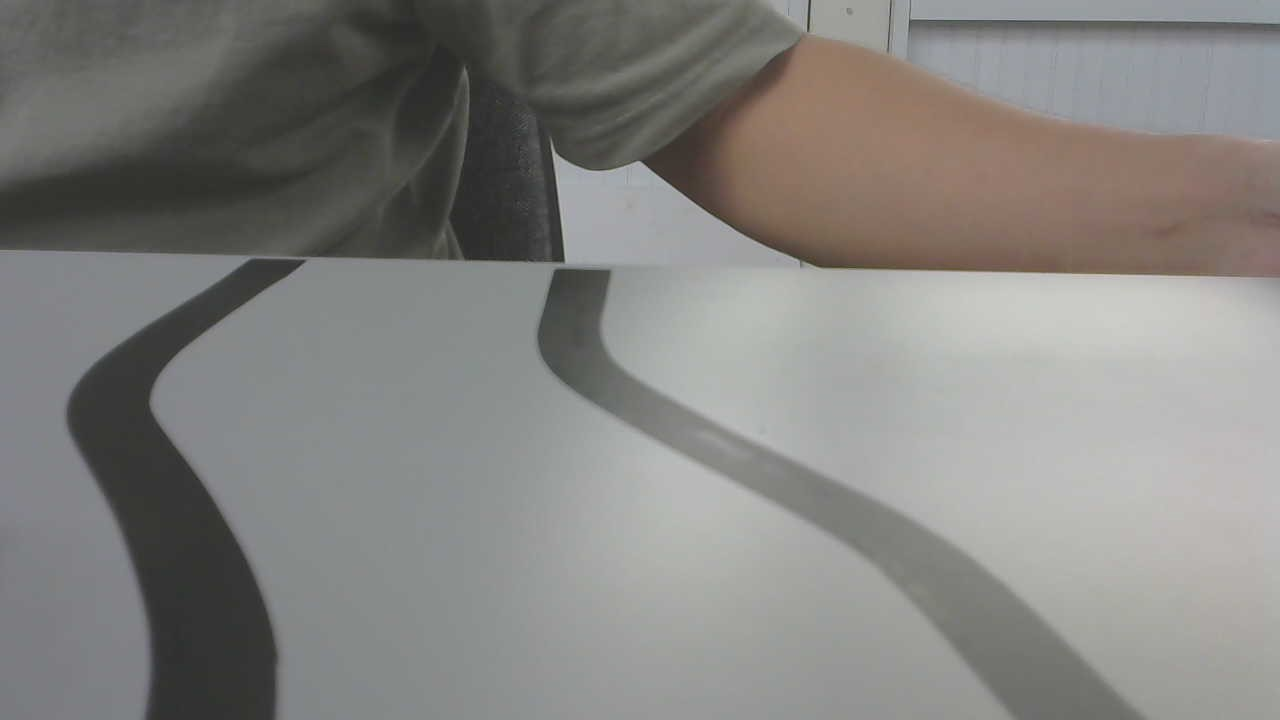
#> input picture media/road_2.jpg, 1280 x 720 px
$ python main.py
#> lines starting #> are read from the running program, lines starting #| are printed output that depends on the picture; after the words box and inside, x2 and y2 are one past the last pixel; in counts of white or black regions, pixels touching at a corner belong together
### road-detection/PerspectiveTransformation.py
import cv2
import numpy as np


class PerspectiveTransformation:
    """ This a class for transforming image between front view and top view

    Attributes:
        src (np.array): Coordinates of 4 source points
        dst (np.array): Coordinates of 4 destination points
        M (np.array): Matrix to transform image from front view to top view
        M_inv (np.array): Matrix to transform image from top view to front view
    """

    def __init__(self, srcRegion, dstRegion):
        """Init PerspectiveTransformation."""
        self.src = srcRegion
        self.dst = dstRegion
        self.M = cv2.getPerspectiveTransform(self.src, self.dst)
        self.M_inv = cv2.getPerspectiveTransform(self.dst, self.src)

    def forward(self, img, img_size=(1280, 720), flags=cv2.INTER_LINEAR):
        """ Take a front view image and transform to top view

        Parameters:
            img (np.array): A front view image
            img_size (tuple): Size of the image (width, height)
            flags : flag to use in cv2.warpPerspective()

        Returns:
            Image (np.array): Top view image
        """
        return cv2.warpPerspective(img, self.M, img_size, flags=flags)

    def backward(self, img, img_size=(1280, 720), flags=cv2.INTER_LINEAR):
        """ Take a top view image and transform it to front view

        Parameters:
            img (np.array): A top view image
            img_size (tuple): Size of the image (width, height)
            flags (int): flag to use in cv2.warpPerspective()

        Returns:
            Image (np.array): Front view image
        """
        return cv2.warpPerspective(img, self.M_inv, img_size, flags=flags)

### road-detection/main.py
import cv2 as cv
import numpy as np
from PerspectiveTransformation import *
srcRegion = np.float32([(120, 300),     # top-left
                        (20, 700),     # bottom-left
                        (1260, 700),    # bottom-right
                        (1160, 300)])    # top-right
dstRegion = np.float32([(0, 0),
                        (0, 720),
                        (1260, 720),
                        (1260, 0)])
transform = PerspectiveTransformation(srcRegion, dstRegion)


def ResizeWithAspectRatio(image, width=None, height=None, inter=cv.INTER_AREA):
    dim = None
    (h, w) = image.shape[:2]

    if width is None and height is None:
        return image
    if width is None:
        r = height / float(h)
        dim = (int(w * r), height)
    else:
        r = width / float(w)
        dim = (width, int(h * r))

    return cv.resize(image, dim, interpolation=inter)


def showWindows(image, name, x, y, width=None):
    scale_image = ResizeWithAspectRatio(image, width=width)
    cv.imshow(name, scale_image)
    cv.moveWindow(name, x, y)


# Read Image
img = cv.imread("../media/road_2.jpg")
#> img is the input picture: shape (720, 1280, 3); mean B, G, R 127.6, 130.5, 131.6
rep = img.copy()
cv.circle(rep, (120, 300), radius=5, color=(0, 255, 0), thickness=5)
#> rep: shape (720, 1280, 3); 0.02% of pixels changed, all inside (x1, y1, x2, y2) = (112, 292, 129, 309)
cv.circle(rep, (20, 700), radius=5, color=(0, 255, 0), thickness=5)
#> rep: shape (720, 1280, 3); mean B, G, R 127.5, 130.5, 131.5
cv.circle(rep, (1260, 700), radius=5, color=(0, 255, 0), thickness=5)
#> rep: shape (720, 1280, 3); mean B, G, R 127.5, 130.6, 131.5
cv.circle(rep, (1160, 300), radius=5, color=(0, 255, 0), thickness=5)
#> rep: shape (720, 1280, 3); mean B, G, R 127.4, 130.6, 131.5
showWindows(rep, "source", 20, 20, 800)
print(img.shape)
#| (720, 1280, 3)
img = transform.forward(img)
#> in forward, `return cv2.warpPerspective(img, self.M, img_size, flags=flags)`:
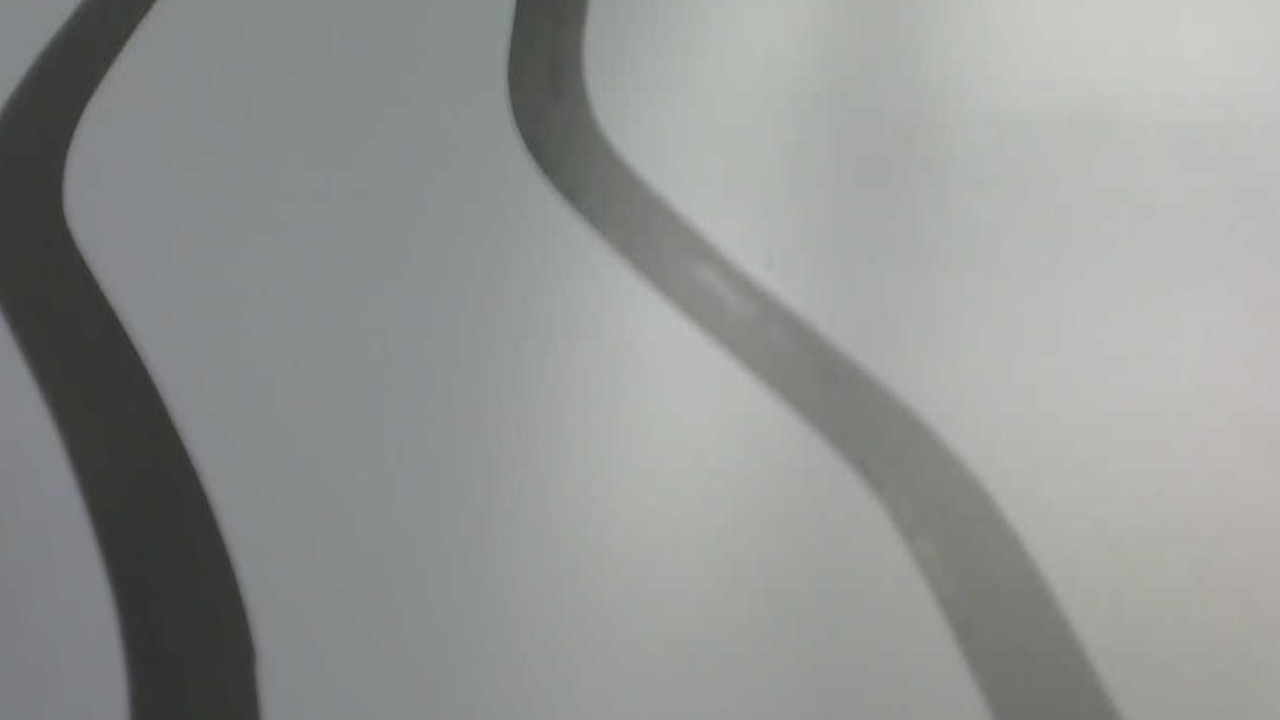
#> returned value: shape (720, 1280, 3); mean of channels 0, 1, 2 147.2, 148.9, 147.1; drawn as B, G, R
showWindows(img, "forward", 820, 20, 800)

# Convert to binary
gray = cv.cvtColor(img, cv.COLOR_BGR2GRAY)
# showWindows(gray, "gray", 820, 20, 800)

# Apply canny
edges = cv.Canny(gray, 75, 80)
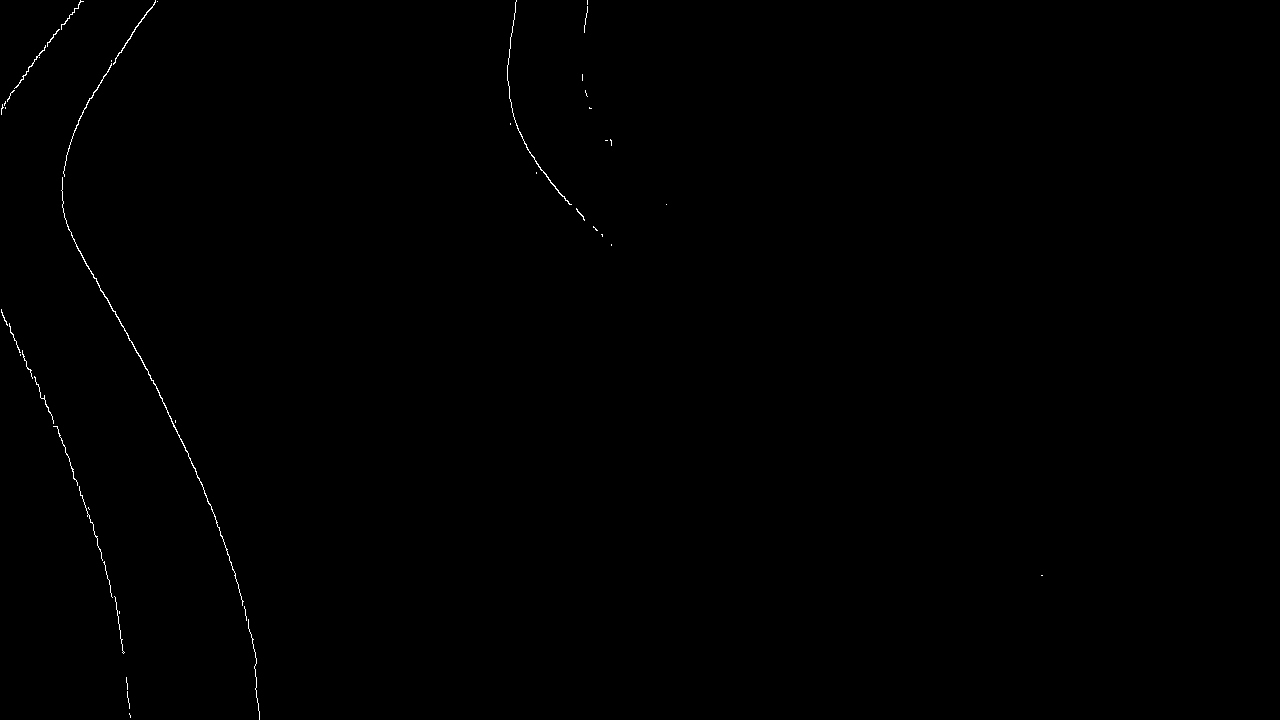
#> edges: shape (720, 1280); 0.21% white in thin lines or dots, all inside (x1, y1, x2, y2) = (1, 0, 1043, 720)
lines = cv.HoughLinesP(edges, 1, np.pi/360, 20, maxLineGap=30)
#> lines = 34 rows, first 6: [76, 246, 153, 380], [57, 426, 104, 561], [155, 384, 215, 516], [86, 104, 146, 12], [2, 106, 61, 24], [62, 188, 67, 226]
# print(lines)
for line in lines:
    x1, y1, x2, y2 = line[0]
    cv.line(img, (x1, y1), (x2, y2), (0, 255, 0), 3)
#> this loop made 34 passes
#> (x1, y1, x2, y2) on passes 1 to 12: (76, 246, 153, 380), (57, 426, 104, 561), (155, 384, 215, 516), (86, 104, 146, 12), (2, 106, 61, 24), (62, 188, 67, 226), (507, 76, 516, 0), (227, 549, 248, 619), (118, 616, 130, 715), (529, 152, 565, 200), (1, 311, 56, 426), (251, 634, 259, 719)
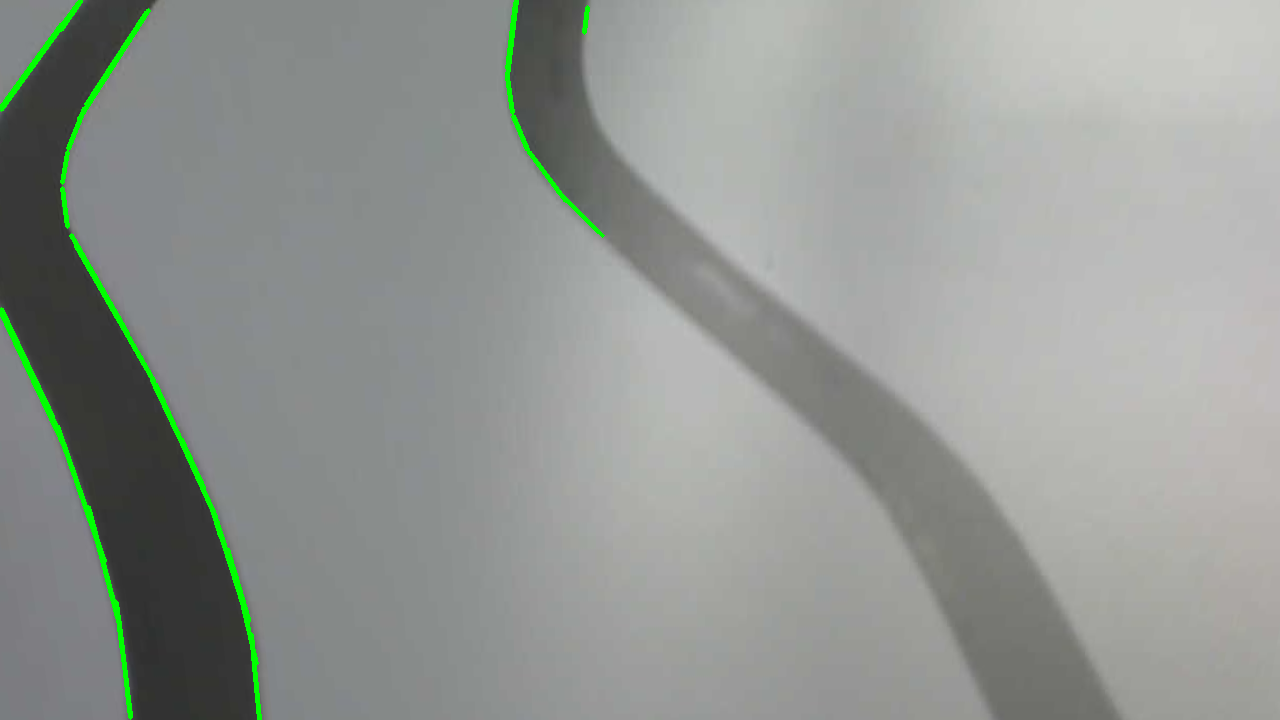
#> img: shape (720, 1280, 3); 0.99% of pixels changed, all inside (x1, y1, x2, y2) = (0, 0, 605, 720)

showWindows(edges, "canny", 20, 500, 800)
img = transform.backward(img)
#> in backward, `return cv2.warpPerspective(img, self.M_inv, img_size, flags=flags)`:
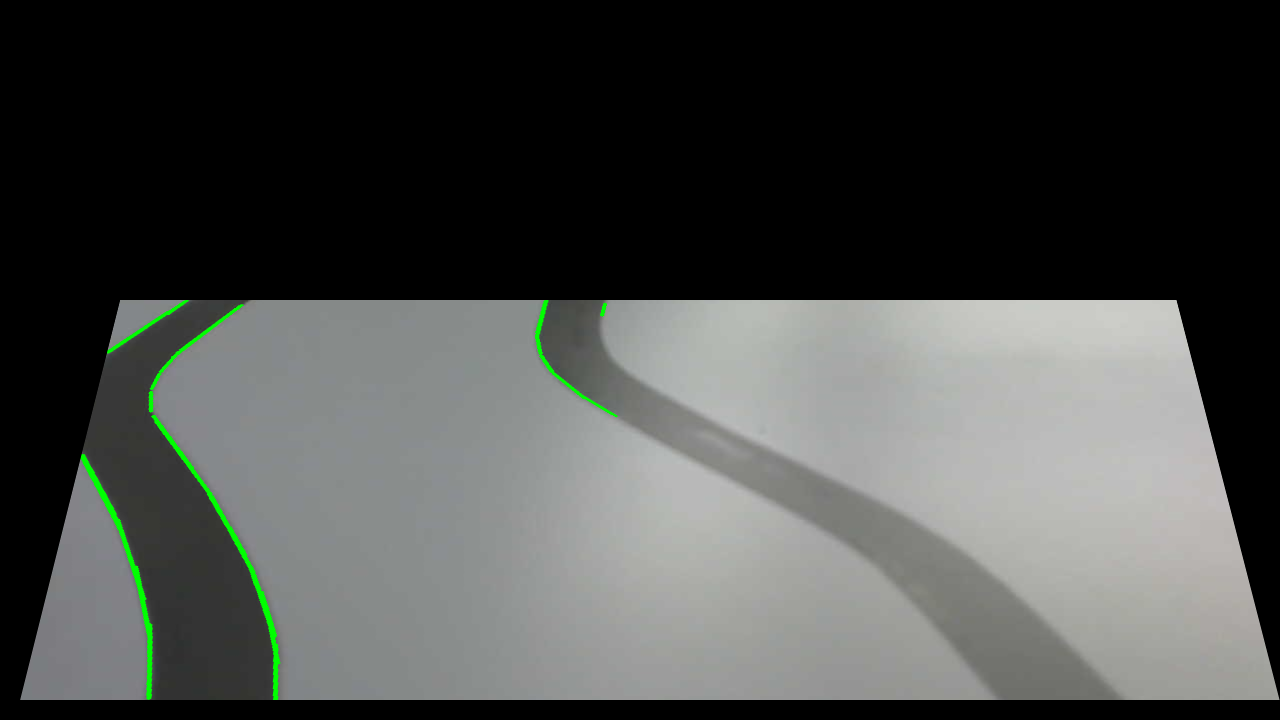
#> returned value: shape (720, 1280, 3); mean of channels 0, 1, 2 73, 75.1, 73; drawn as B, G, R
showWindows(img, "houghLines", 820, 500, 800)
while True:
    key = cv.waitKey(25)
#> (key Esc is pressed here)
    if key == 27:
        break

$ run again, with media/road.jpg copied over media/road_2.jpg
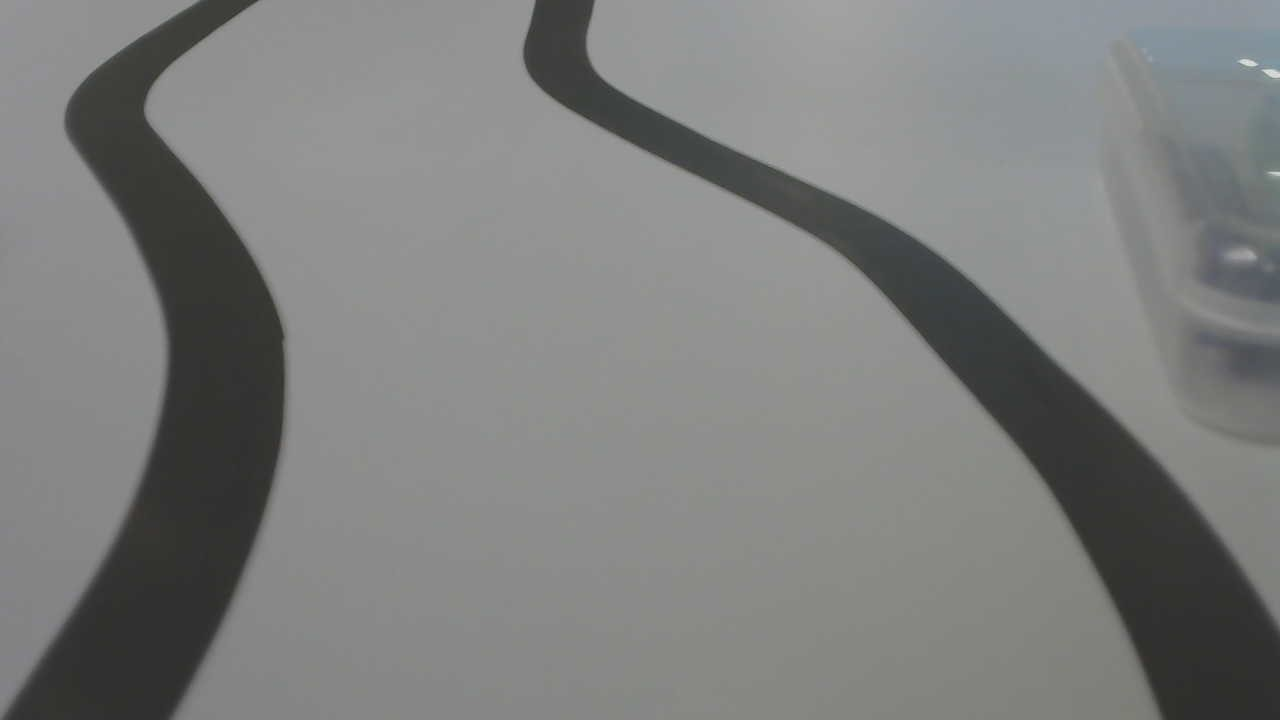
#> input picture media/road.jpg, 1280 x 720 px
#> img is the input picture: shape (720, 1280, 3); mean B, G, R 125, 126, 125
#| (720, 1280, 3)
#> `edges = cv.Canny(gray, 75, 80)`:
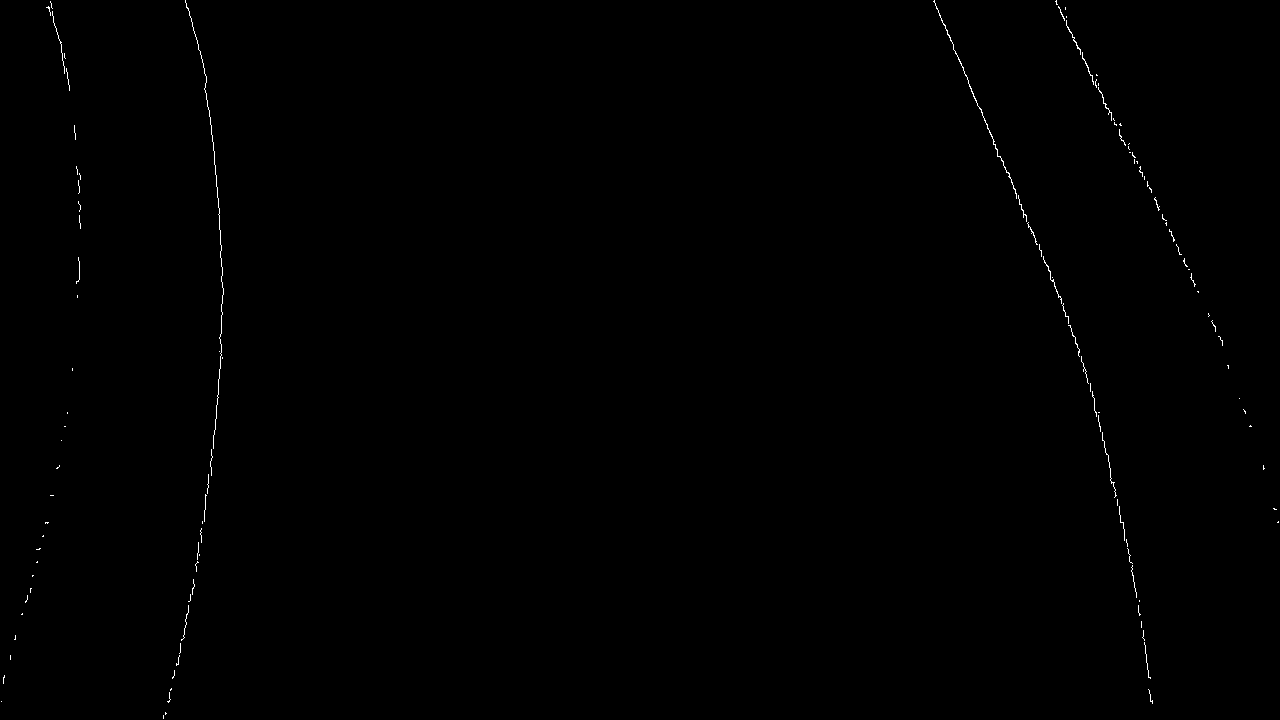
#> edges: shape (720, 1280); 0.25% white in thin lines or dots
#> lines = 38 rows, first 6: [963, 67, 1075, 338], [1173, 241, 1222, 343], [1066, 25, 1171, 232], [934, 0, 998, 156], [216, 175, 223, 293], [192, 594, 218, 393]
#> the loop `for line in lines:` made 38 passes
#> in backward, `return cv2.warpPerspective(img, self.M_inv, img_size, flags=flags)`:
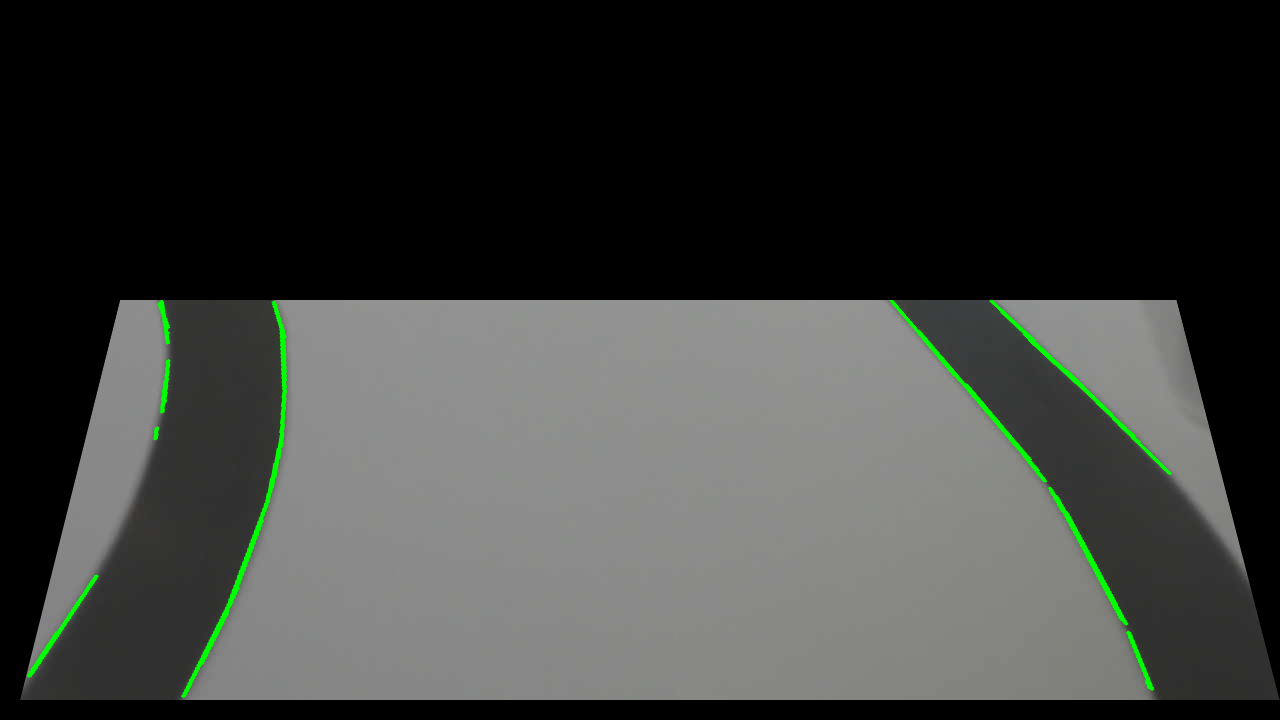
#> returned value: shape (720, 1280, 3); mean of channels 0, 1, 2 58.4, 61.1, 59.1; drawn as B, G, R
